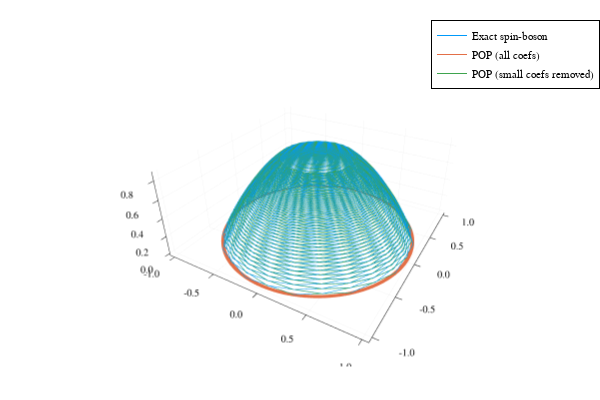

Notebook code cell kept with this figure:
### Code cell
plt = Plots.plot(xyz(b), label = "Exact spin-boson")
plt = Plots.plot!(xyz(bᵖᵒᵖ), label = "POP (all coefs)")
plt = Plots.plot!(xyz(bᴿᴹ), label = "POP (small coefs removed)")

### Figure 1 — Plotly figure (JSON) as saved in the notebook; plotly's stock layout.template omitted (floating-point values rounded to 4 significant figures; data arrays with more than 128 entries replaced by an {"elided": "..."} marker saying what was removed)
{"data": [{"colorbar": {"len": 0.9525, "title": "", "x": 0.9934, "y": 0.5139}, "legendgroup": "Exact spin-boson", "line": {"color": "rgba(0, 154, 250, 1.000)", "dash": "solid", "shape": "linear", "width": 1}, "mode": "lines", "name": "Exact spin-boson", "scene": "scene", "showlegend": true, "type": "scatter3d", "x": {"elided": "1256 float values"}, "xaxis": "x", "y": {"elided": "1256 float values"}, "yaxis": "y", "z": {"elided": "1256 float values"}, "zaxis": "z"}, {"colorbar": {"len": 0.9525, "title": "", "x": 0.9934, "y": 0.5139}, "legendgroup": "POP (all coefs)", "line": {"color": "rgba(227, 111, 71, 1.000)", "dash": "solid", "shape": "linear", "width": 1}, "mode": "lines", "name": "POP (all coefs)", "scene": "scene", "showlegend": true, "type": "scatter3d", "x": {"elided": "1256 float values"}, "xaxis": "x", "y": {"elided": "1256 float values"}, "yaxis": "y", "z": {"elided": "1256 float values"}, "zaxis": "z"}, {"colorbar": {"len": 0.9525, "title": "", "x": 0.9934, "y": 0.5139}, "legendgroup": "POP (small coefs removed)", "line": {"color": "rgba(62, 164, 78, 1.000)", "dash": "solid", "shape": "linear", "width": 1}, "mode": "lines", "name": "POP (small coefs removed)", "scene": "scene", "showlegend": true, "type": "scatter3d", "x": {"elided": "1256 float values"}, "xaxis": "x", "y": {"elided": "1256 float values"}, "yaxis": "y", "z": {"elided": "1256 float values"}, "zaxis": "z"}], "layout": {"annotations": [], "height": 400, "legend": {"bgcolor": "rgba(255, 255, 255, 1.000)", "bordercolor": "rgba(0, 0, 0, 1.000)", "borderwidth": 1, "font": {"color": "rgba(0, 0, 0, 1.000)", "family": "sans-serif", "size": 11}, "title": {"font": {"color": "rgba(0, 0, 0, 1.000)", "family": "sans-serif", "size": 15}, "text": ""}, "tracegroupgap": 0, "traceorder": "normal", "x": 1, "xanchor": "auto", "y": 1, "yanchor": "auto"}, "margin": {"b": 20, "l": 0, "r": 0, "t": 20}, "paper_bgcolor": "rgba(255, 255, 255, 1.000)", "plot_bgcolor": "rgba(255, 255, 255, 1.000)", "scene": {"camera": {"eye": {"x": 1.126, "y": -1.95, "z": 1.3}, "projection": "orthographic"}, "domain": {"x": [0.06582, 0.9934], "y": [0.03762, 0.9902]}, "xaxis": {"gridcolor": "rgba(0, 0, 0, 0.100)", "gridwidth": 0.5, "linecolor": "rgba(0, 0, 0, 1.000)", "mirror": false, "range": [-1.058, 1.058], "showgrid": true, "showline": true, "showticklabels": true, "tickangle": 0, "tickcolor": "rgb(0, 0, 0)", "tickfont": {"color": "rgba(0, 0, 0, 1.000)", "family": "sans-serif", "size": 11}, "tickmode": "array", "ticks": "inside", "ticktext": ["-1.0", "-0.5", "0.0", "0.5", "1.0"], "tickvals": [-1, -0.5, 0, 0.5, 1], "title": "", "titlefont": {"color": "rgba(0, 0, 0, 1.000)", "family": "sans-serif", "size": 15}, "type": "-", "visible": true, "zeroline": false, "zerolinecolor": "rgba(0, 0, 0, 1.000)"}, "yaxis": {"gridcolor": "rgba(0, 0, 0, 0.100)", "gridwidth": 0.5, "linecolor": "rgba(0, 0, 0, 1.000)", "mirror": false, "range": [-1.058, 1.058], "showgrid": true, "showline": true, "showticklabels": true, "tickangle": 0, "tickcolor": "rgb(0, 0, 0)", "tickfont": {"color": "rgba(0, 0, 0, 1.000)", "family": "sans-serif", "size": 11}, "tickmode": "array", "ticks": "inside", "ticktext": ["-1.0", "-0.5", "0.0", "0.5", "1.0"], "tickvals": [-1, -0.5, 0, 0.5, 1], "title": "", "titlefont": {"color": "rgba(0, 0, 0, 1.000)", "family": "sans-serif", "size": 15}, "type": "-", "visible": true, "zeroline": false, "zerolinecolor": "rgba(0, 0, 0, 1.000)"}, "zaxis": {"gridcolor": "rgba(0, 0, 0, 0.100)", "gridwidth": 0.5, "linecolor": "rgba(0, 0, 0, 1.000)", "mirror": false, "range": [-0.02377, 0.8909], "showgrid": true, "showline": true, "showticklabels": true, "tickangle": 0, "tickcolor": "rgb(0, 0, 0)", "tickfont": {"color": "rgba(0, 0, 0, 1.000)", "family": "sans-serif", "size": 11}, "tickmode": "array", "ticks": "inside", "ticktext": ["0.0", "0.2", "0.4", "0.6", "0.8"], "tickvals": [0, 0.2, 0.4, 0.6, 0.8], "title": "", "titlefont": {"color": "rgba(0, 0, 0, 1.000)", "family": "sans-serif", "size": 15}, "type": "-", "visible": true, "zeroline": false, "zerolinecolor": "rgba(0, 0, 0, 1.000)"}}, "showlegend": true, "width": 600}}
